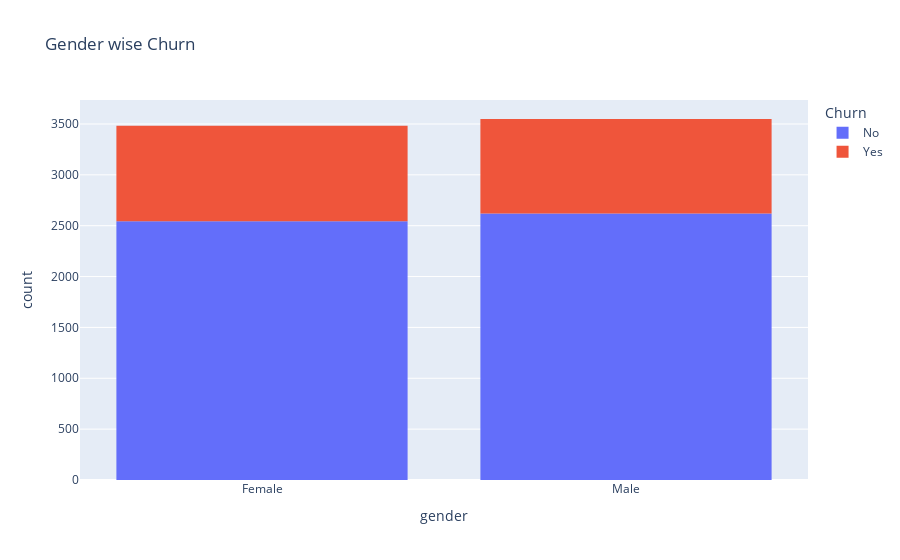

Notebook source saved alongside this figure:
### Markdown cell above
Data Exploration

### Code cell
px.histogram(df_telco,x = 'gender',title = 'Gender wise Churn',color = 'Churn')

### Figure 1 — Plotly figure (JSON) as saved in the notebook; plotly's stock layout.template omitted (floating-point values rounded to 4 significant figures; data arrays with more than 128 entries replaced by an {"elided": "..."} marker saying what was removed)
{"data": [{"bingroup": "x", "hovertemplate": "Churn=No<br>gender=%{x}<br>count=%{y}<extra></extra>", "legendgroup": "No", "marker": {"color": "#636efa", "pattern": {"shape": ""}}, "name": "No", "orientation": "v", "showlegend": true, "type": "histogram", "x": {"elided": "5163 str values"}, "xaxis": "x", "yaxis": "y"}, {"bingroup": "x", "hovertemplate": "Churn=Yes<br>gender=%{x}<br>count=%{y}<extra></extra>", "legendgroup": "Yes", "marker": {"color": "#EF553B", "pattern": {"shape": ""}}, "name": "Yes", "orientation": "v", "showlegend": true, "type": "histogram", "x": {"elided": "1869 str values"}, "xaxis": "x", "yaxis": "y"}], "layout": {"barmode": "relative", "legend": {"title": {"text": "Churn"}, "tracegroupgap": 0}, "title": {"text": "Gender wise Churn"}, "xaxis": {"anchor": "y", "domain": [0, 1], "title": {"text": "gender"}}, "yaxis": {"anchor": "x", "domain": [0, 1], "title": {"text": "count"}}}}
